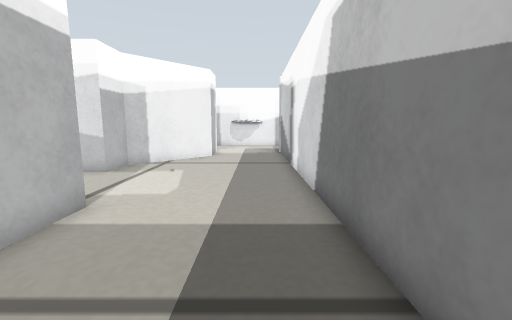
[1] (above)

17 first-person views from a walk through a Gazebo world. The camera is 0.19 m above the floor, tilts 8° down and sees 90° across. The floor is counted in squares, 0.1 m on a side. Each view is taken from the middle of a square. On the plan, view 1 faces up. The plan holds only what a view shows up to about 15 squares ahead; the rest is blank.

[2]
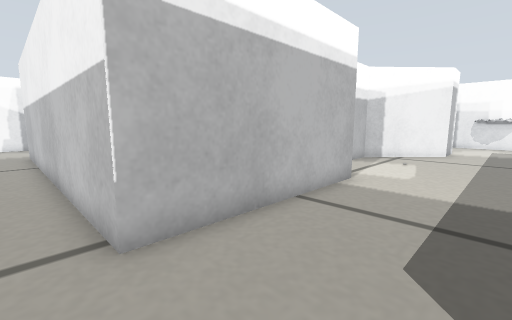

[3]
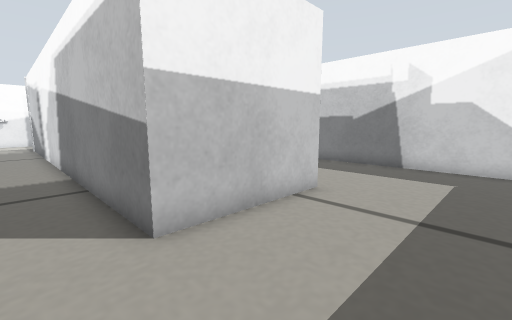

[4]
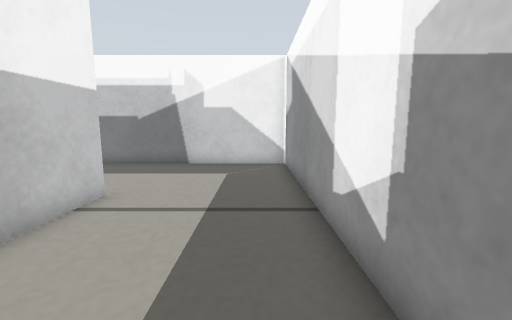

[5]
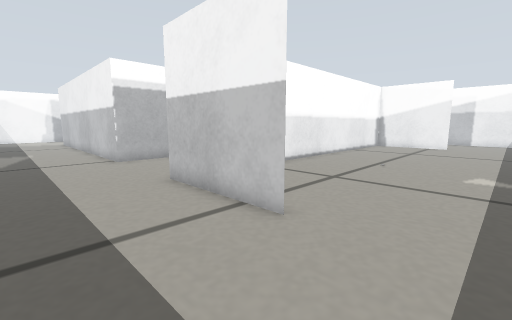

[6]
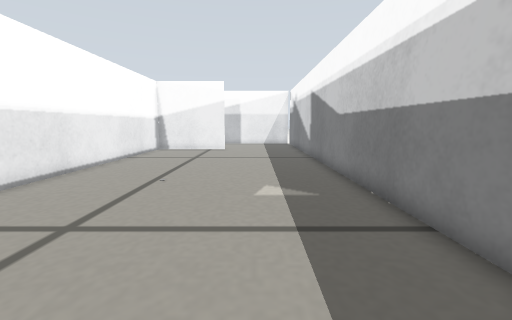

[7]
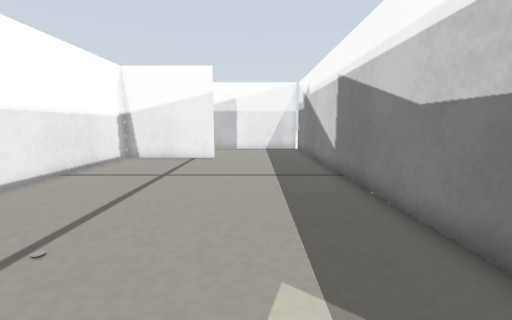

[8]
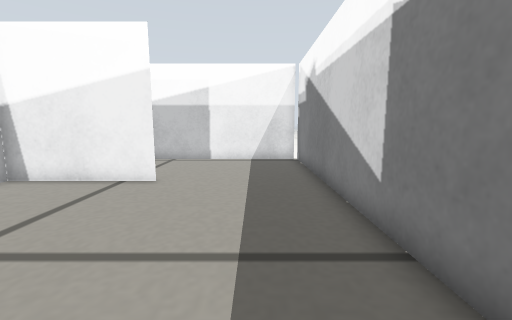

[9]
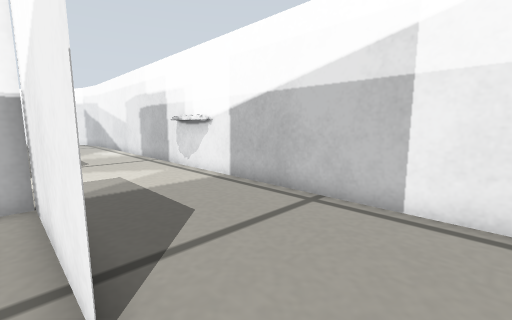

[10]
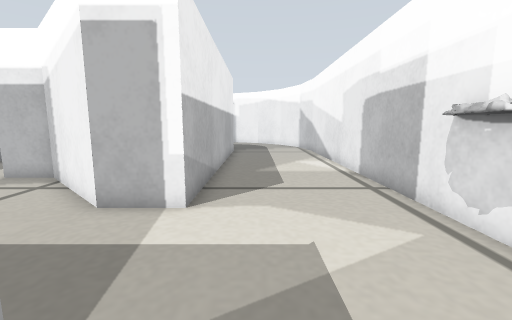

[11]
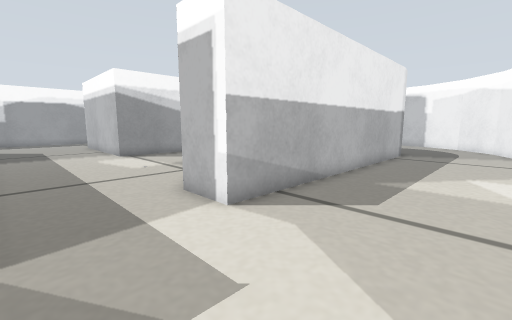

[12]
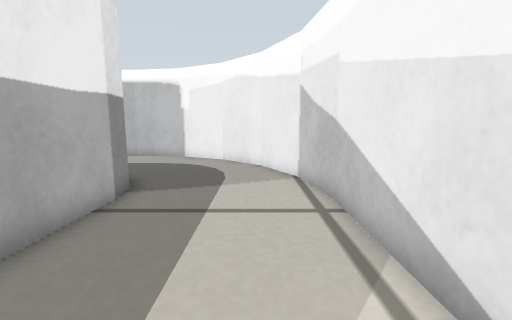

[13]
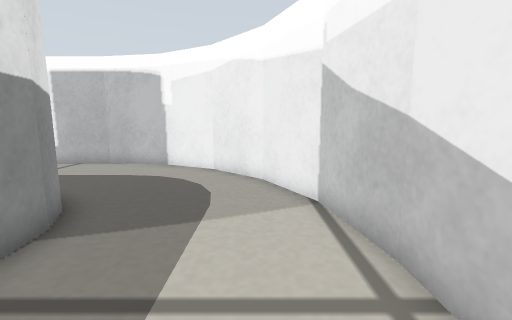

[14]
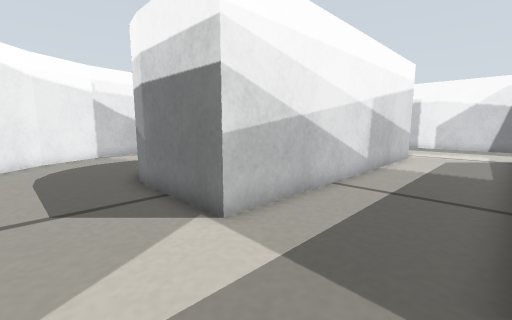

[15]
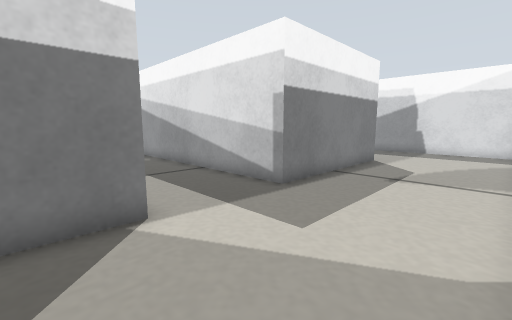

[16]
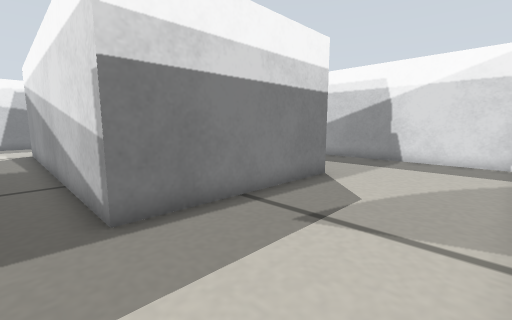

[17]
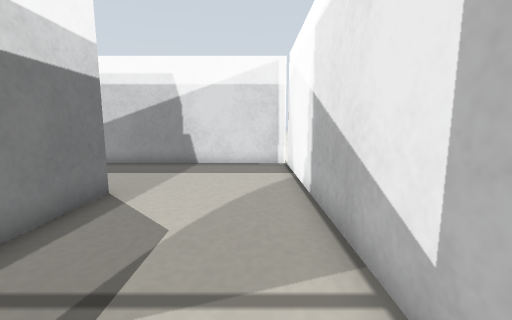

### Floor plan
Points are (right, up) in squares from view 1. A wall is a line through its corners. A room is listed if a view was taken in it or the views show most of it. See-through windows are left out.
Room 1 (views 1, 2, 3, 4, 5, 6, 7, 8, 9, 10, 11, 12, 13, 14, 15, 16, 17)
walls: (-3.9, 5.7) (-3.9, -1.9) (-18.9, -1.9) (-18.9, 5.7) (-3.9, 5.7); (6.8, -1.9) (1.7, -1.9) (1.7, 15); (6.8, 17.4) (1.7, 17.4) (1.7, 4.4); (1.3, -7.4) (12.3, -7.4) (12.3, 23) (-15.4, 23); (-15.4, 17.4) (-2.7, 17.4) (-2.7, 15.3) (-6, 11.8) (-6, 10) (-18.9, 10) (-18.9, 13.9); (-18.9, 13.8) (-18.7, 14.9); (-17.5, 16.7) (-16.5, 17.2) (-15.2, 17.4); (-15.2, 23) (-18.2, 22.5) (-20.7, 21.2) (-22.8, 19.2) (-24, 16.7) (-24.5, 13.8); (-24.5, 3.8) (-24.5, -7.1); (-24.5, 13.9) (-24.5, 11.1); (-24.5, -7.4) (-15.6, -7.4)
low walls: (-0.5, 22) (-1.7, 22.5); (-0.3, 22.1) (-1.5, 22.2); (-0.7, 22.2) (-1.5, 22.3); (-0.6, 22.2) (-1.2, 22.1)
ways out: gap at (-25, -7); gap at (12, 23)

Positions as (right, up) in squares from view 1, and headings:
1: (0, 0), facing up
2: (0, -3), facing up-left
3: (0, -6), facing up-right
4: (0, -6), facing right
5: (10, -6), facing up-left
6: (9, -2), facing up
7: (9, 3), facing up
8: (10, 9), facing up
9: (9, 17), facing up-left
10: (3, 19), facing left
11: (1, 22), facing down-left
12: (-9, 21), facing left
13: (-12, 21), facing left
14: (-22, 6), facing up-right
15: (-24, 12), facing down-right
16: (-24, 7), facing down-right
17: (-23, 5), facing down
